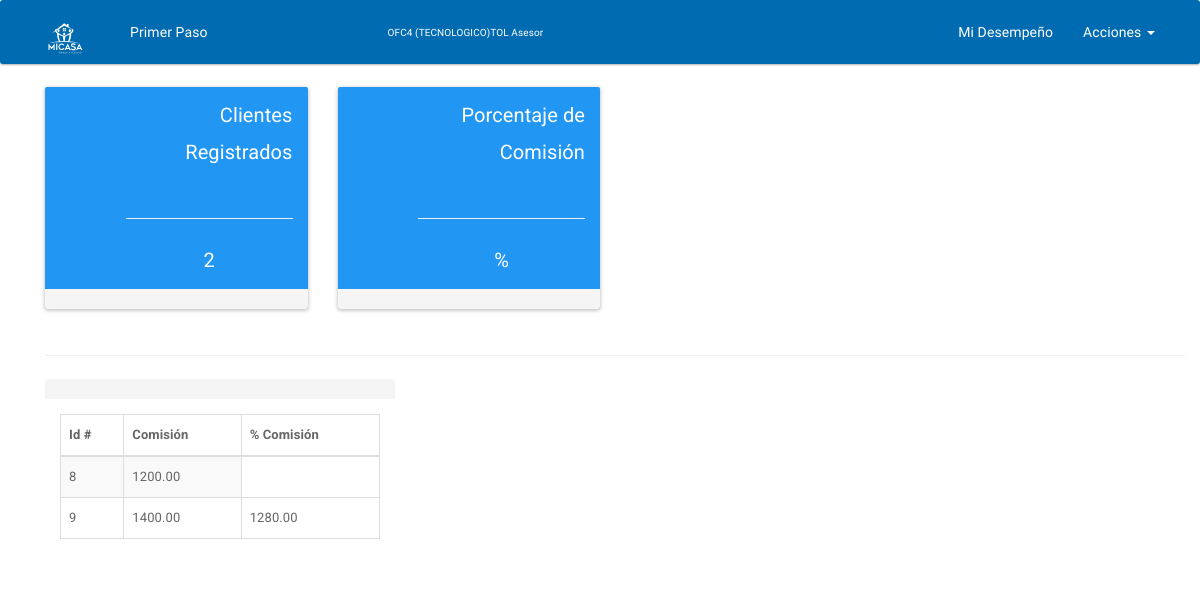
The page /desempeno/ (signed in) on the database its author committed.
### usuarios/models.py (models this page shows, shortened)
class Datos(models.Model):
    usuario = models.ForeignKey(User)
    tipo = models.CharField(max_length=2, choices=PERSONAL_CHOICES)
    porcentaje_ganancia = models.CharField(max_length=1, choices=PORCENTAJE_GANANCIA_CHOICES)
    sucursal = models.ForeignKey(Sucursal, blank=True, null=True)
    claveinterb = models.CharField('Clave Interbancaria',max_length =18)
    num_de_cuenta = models.CharField(max_length=16)
    banco = models.CharField(max_length=50)

class Sucursal(models.Model):
    nombre = models.CharField(max_length=50)
    direccion = models.CharField(max_length=50)
    estado = models.CharField(max_length=50)
    telefono = models.SmallIntegerField()
    color = models.CharField(max_length=6, default='#2FCC71')
    class Meta:
        verbose_name_plural = 'Sucursales'
    def __str__(self):
        return self.nombre

### app/models.py (models this page shows, shortened)
class PrimerRegistro(models.Model):
    nombre = models.CharField(max_length=55)
    apellidos = models.CharField(max_length=80)
    calle = models.CharField(max_length=80, null=True)
    numero = models.CharField(max_length=20, null=True)
    colonia_fraccionamiento = models.CharField('Colonia o Fraccionamiento',max_length=200, null=True)
    municipio_delegacion = models.CharField('Municio o Deledación', max_length=200, null=True)
    endidad = models.CharField(max_length=50, null=True)
    cp = models.CharField(max_length=20, null=True)
    nss = models.CharField( 'nss', max_length=11, null=True)
    telefono = models.PositiveIntegerField('teléfono', )
    empresa = models.CharField(max_length=254)
    registro_patronal = models.CharField(max_length=15)
    comision = models.DecimalField('comisión', max_digits=7, decimal_places=2)
    fecha = models.DateTimeField(auto_now_add=True, null=True)
    email = models.EmailField()
    numero_de_cuenta = models.CharField('número de cuenta', max_length=16)
    banco = models.CharField(max_length=15)
    operador = models.ForeignKey(User, null=True, blank=True)
    class Meta:
        verbose_name_plural = 'Primer Registro'

class SegundoRegistro(models.Model):
    cliente = models.ForeignKey(PrimerRegistro)
    fecha = models.DateField(auto_now_add=True)
    ife = models.FileField(upload_to=guardar_ife, blank=True, null=True)
    caratula = models.FileField(upload_to=guardar_caratula, blank=True, null=True)
    tarjeta_de_mejoravit = models.FileField(upload_to=guardar_tarjeta, blank=True, null=True)
    credito = models.DecimalField('crédito', max_digits=7, decimal_places=2, blank=True, null=True)
    operador = models.ForeignKey(User, null=True, blank=True)
    class Meta:
        verbose_name_plural = 'Segundo Registro'
        verbose_name = 'Segundo Registro'
    def comisiona(self):
        manoDeObraInfo = (self.credito-(self.credito*20/100))
        iva = (manoDeObraInfo*20/100)
        micomision = (iva*20/100)
        return micomision

### app/views.py (the view, shortened to what this page needs)
# urls.py: url(r'^desempeno/', views.desempeno, name='desempeno'),
def desempeno(request):
    usuario = request.user
    datos = Datos.objects.get(usuario = usuario)
    if datos.tipo == "1":
        mi_info = User.objects.get(username=usuario)
        total_clientes = PrimerRegistro.objects.filter(operador__username__contains=usuario).count()
        micomision = PrimerRegistro.objects.filter(operador__username__contains=usuario)
        micomiscionAsesor = SegundoRegistro.objects.filter(operador__username__contains=usuario)
        return render(request, 'asesor/desempeno.html', {'mi_info': mi_info,
                                                  'total_clientes': total_clientes,
                                                  'micomision':micomision,
                                                  'micomiscionAsesor':micomiscionAsesor,
                                                  'datos':datos,
                                                  })

### app/templates/asesor/desempeno.html (shortened to what this page needs)
{% extends "base/base-asesor.html" %}
	{% block css_add %}
    {% load staticfiles %}
{% endblock css_add %}
{% block sucursal %}
    {{ datos.sucursal }}
    {{ datos.get_tipo_display }}
{% endblock %}
{% block contenido %}
    <div class="container">
	            <div class="row">
                    <div class="col-lg-3 col-md-6">
                        <div class="panel">
                            <div class="panel-heading">
                                <div class="row">
                                    <div class="col-xs-3">
                                    </div>
                                    <div class="col-xs-9 col-sm-9 text-right">
                                        <div class="huge">Clientes Registrados</div><br>
                                        <hr>
                                        <div class="huge" align="center">{{ total_clientes }}</div>
                                    </div>
                                </div>
                            </div>
                            <a href="#">
                                <div class="panel-footer">
                                </div>
                            </a>
                        </div>
                    </div>
                    <div class="col-lg-3 col-md-6">
                        <div class="panel panel-green">
                            <div class="panel-heading">
                                <div class="row">
                                    <div class="col-xs-3">
                                    </div>
                                    <div class="col-xs-9 text-right">
                                        <div class="huge">Porcentaje de Comisión</div><br>
                                        <hr>
                                        <div class="huge" align="center">%</div>
                                    </div>
                                </div>
                            </div>
                            <a href="#">
                                <div class="panel-footer">
                                </div>
                            </a>
                        </div>
                    </div>
                </div>
                <hr>
                </div>
                    <div class="col-lg-4">
                        <div class=" panel-default">
                            <div class="panel-heading">
                            </div>
                            <div class="panel-body">
                                <div class="table-responsive">
                                    <table class="table table-bordered table-hover table-striped">
                                        <thead>
                                            <tr>
                                                <th>Id #</th>
                                                <th>Comisión</th>
                                                <th>% Comisión</th>
                                            </tr>
                                        </thead>
                                        <tbody>
                                        {% for micomision in micomision %}
                                            <tr>
                                                <td>{{ micomision.id }}</td>
                                                <td>{{ micomision.comision }}</td>
                                                {% for ass in micomiscionAsesor %}
                                                    {% if ass.cliente.id == micomision.id   %}
                                                      <td>{{ass.comisiona}}</td>
                                                    {% endif %}
                                                {% endfor %}
                                            </tr>
                                        {% endfor %}
                                        </tbody>
                                    </table>
                                </div>
                            </div>
                        </div>
                    </div>
{% endblock contenido %}

### app/templates/asesor/desempeno.html (style rules this page uses)
.huge { font-size: 2rem; }
.panel { background-color: #2196f3; color: #fff; text-align: left; }

### rows shown on the page
Datos: sucursal "OFC4 (TECNOLOGICO)TOL", tipo "Asesor"
PrimerRegistro: id "8", comision "1200.00"
PrimerRegistro: id "9", comision "1400.00"
SegundoRegistro: comisiona "1280.00"

### other values the page prints
{{ total_clientes }} "2"
